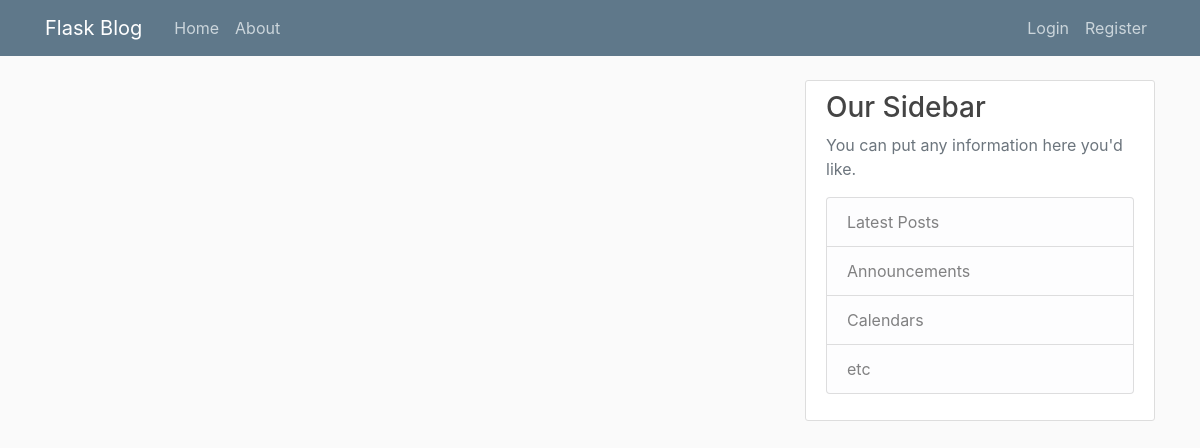
/home, run on an earlier commit of the app's database.
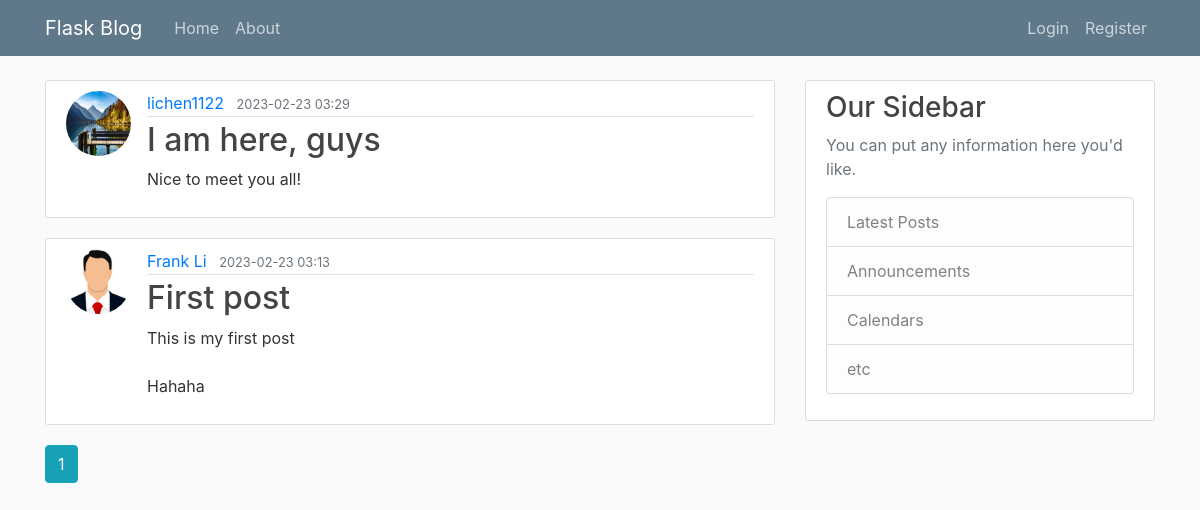
And on a later commit of the database.
### flaskblog/models.py (models this page shows, shortened)
class Post(db.Model):
    id = db.Column(db.Integer, primary_key=True)
    title = db.Column(db.String(100), nullable=False)
    date_posted = db.Column(db.DateTime, nullable=False, default=datetime.utcnow())
    content = db.Column(db.Text, nullable=False)
    author_id = db.Column(db.Integer, db.ForeignKey("user.id"), nullable=False)
    author = db.relationship('User', back_populates='posts', lazy=True)

class User(db.Model, UserMixin):
    id = db.Column(db.Integer, primary_key = True )
    username = db.Column(db.String(20), unique=True, nullable=False)
    email = db.Column(db.String(120), unique=True, nullable=False)
    image_file = db.Column(db.String(20), nullable=False, default='default.jpg')
    password = db.Column(db.String(60), nullable=False)
    posts = db.relationship('Post', back_populates='author', lazy=True)

### flaskblog/main/routes.py (the view)
@main.route("/")
@main.route("/home")
def home():
    page = request.args.get('page', 1, type=int) # set default value to 1, and type is integer
    posts = Post.query.order_by(Post.id.desc()).paginate(page=page, per_page=5)
    return render_template('home.html', posts=posts)

### flaskblog/templates/home.html
{% extends "layout.html" %}
{% block content %}
    {% for post in posts.items %}
        <article class="media content-section">
            <img class= "rounded-circle article-img" src="{{ url_for('static',filename='profile_pics/'+post.author.image_file) }}" alt="{{ post.author.username }}">
            <div class="media-body">
                <div class="article-metadata">
                    <a class="mr-2" href="{{ url_for('users.user_posts', username=post.author.username) }}">{{ post.author.username }}</a>
                    <small class="text-muted">{{ post.date_posted.strftime("%Y-%m-%d %H:%M") }}</small>
                </div>
                <h2><a class="article-title" href="{{ url_for('posts.post', post_id=post.id) }}">{{ post.title }}</a></h2>
                <p class="article-content">{{ post.content }}</p>
            </div>
        </article>
    {% endfor %}
    {% for page_num in posts.iter_pages(left_edge=1, right_edge=1, left_current=1, right_current=2) %}
        {% if page_num %}
            {% if posts.page==page_num %}
                <a class="btn btn-info mb-4" href="{{ url_for("main.home", page=page_num) }}">{{ page_num }}</a>
            {% else %}
                <a class="btn btn-outline-info mb-4" href="{{ url_for("main.home", page=page_num) }}">{{ page_num }}</a>
            {% endif %}
        {% else %}
            ...
        {% endif %}
    {% endfor %}
{% endblock content %}

What changed in the data, as far as the page shows it:
added Post: image_file (picture), author.username "lichen1122", date_posted "2023-02-23 03:29", title "I am here, guys", content "Nice to meet you all!"
added Post: image_file (placeholder picture), author.username "Frank Li", date_posted "2023-02-23 03:13", title "First post", content "This is my first post Hahaha"
Also different on the page:
new list line: "1"
